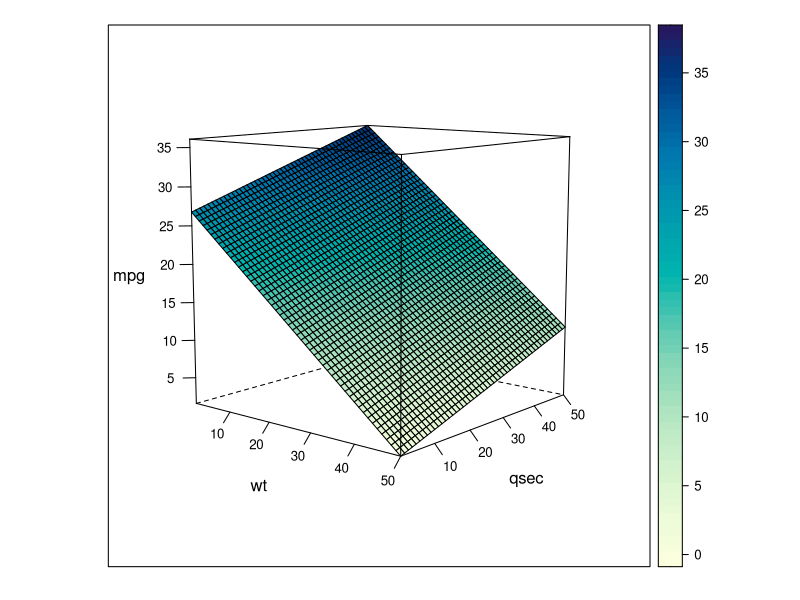
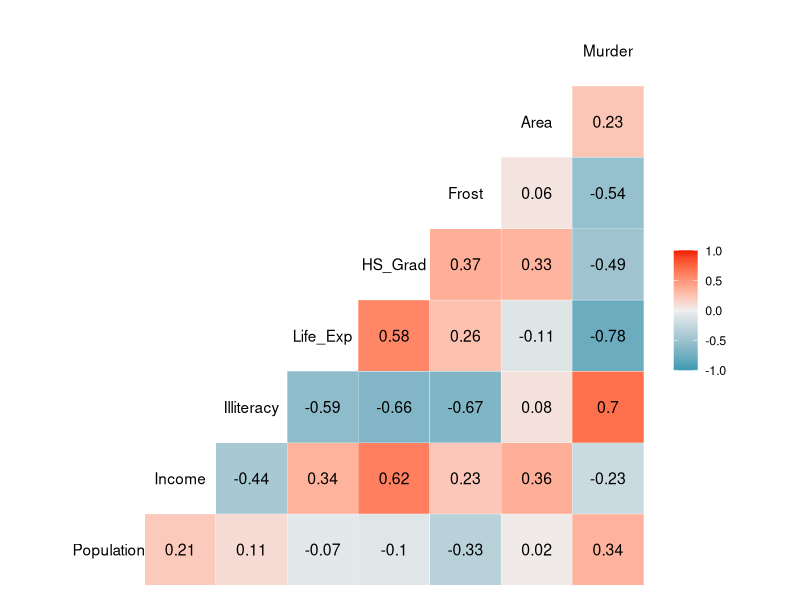
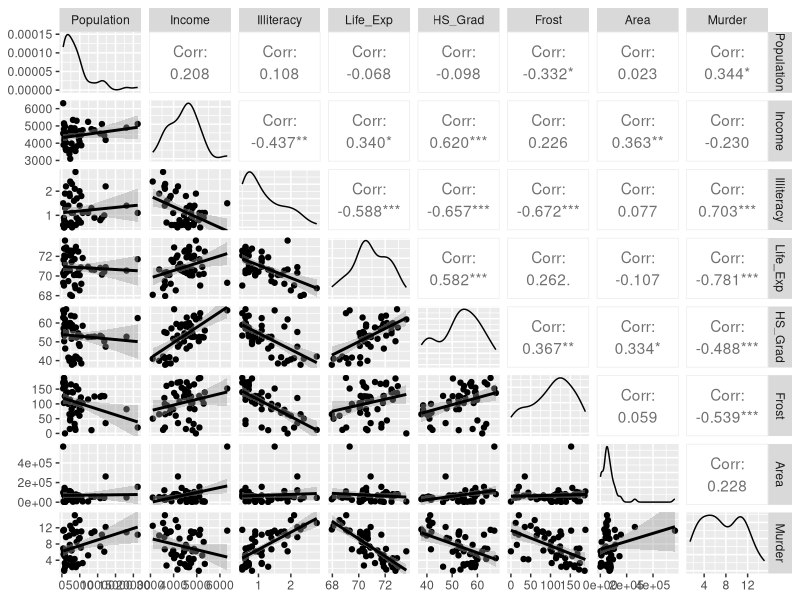
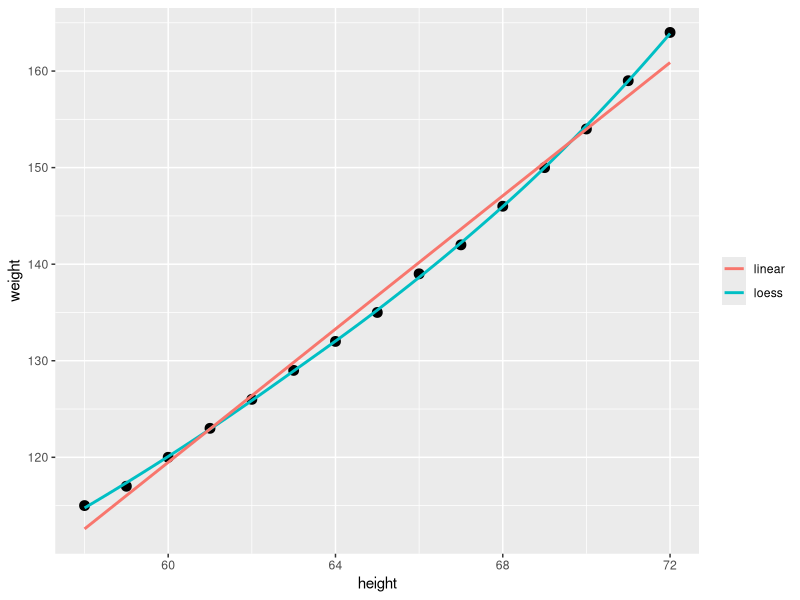
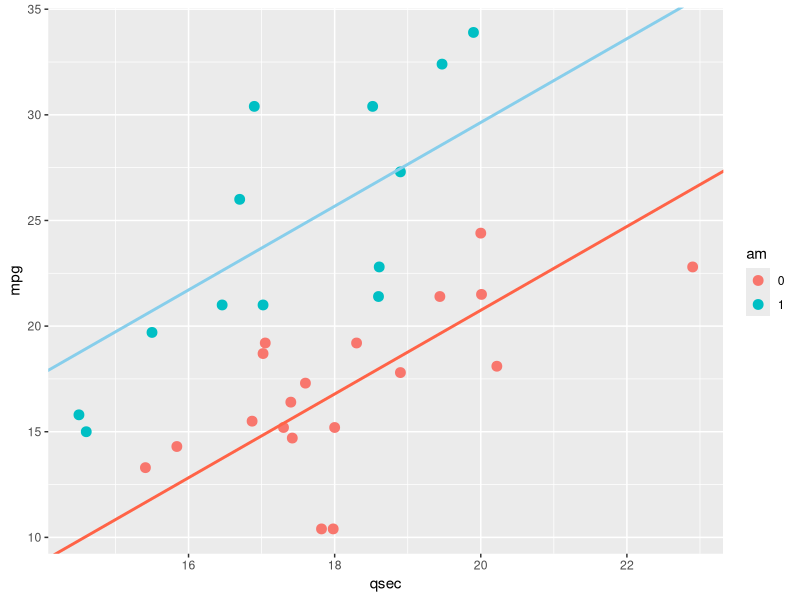
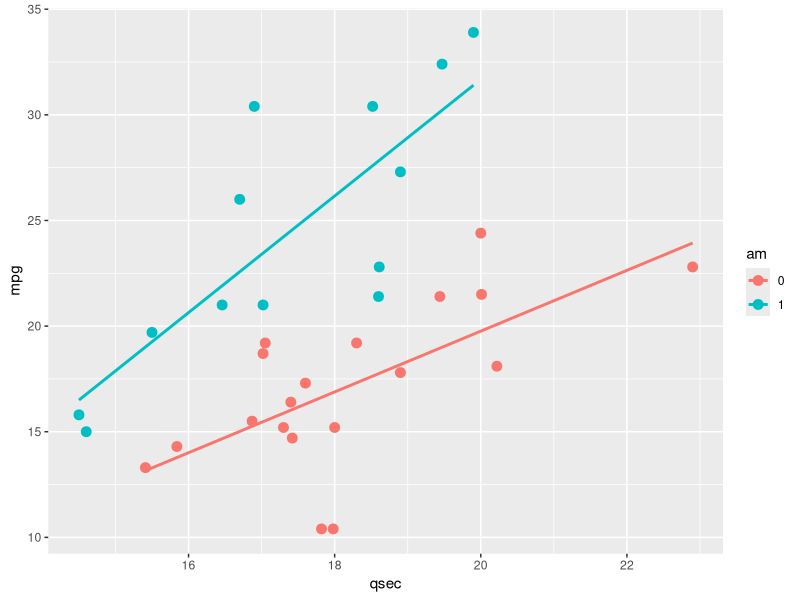
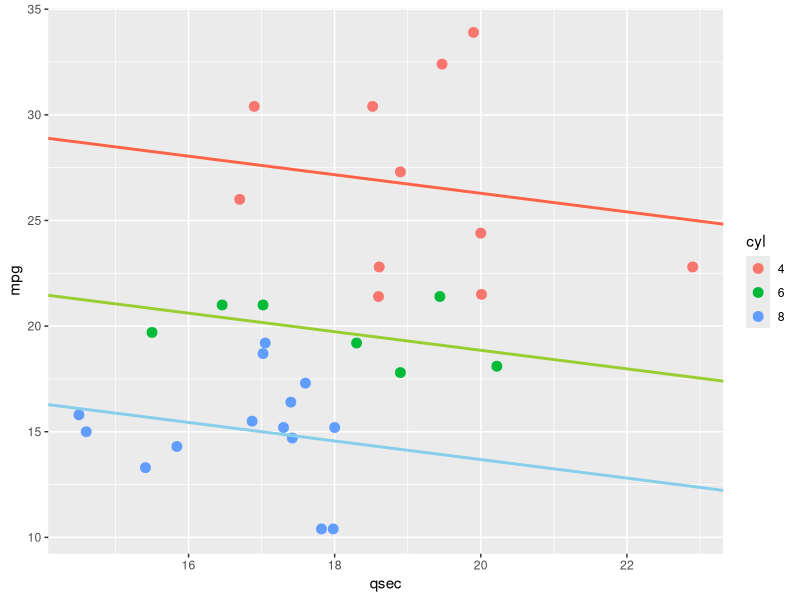
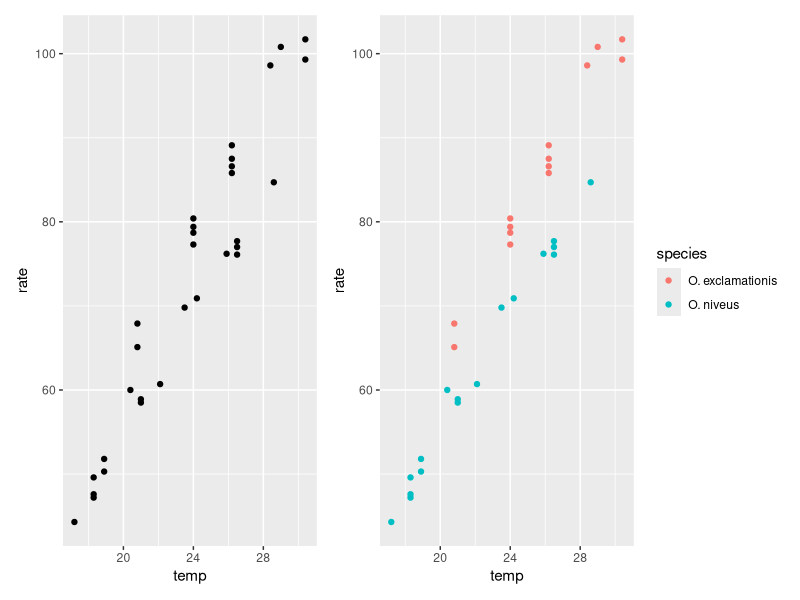

Recreate these plots in R, in order.
## ---- chunk 1
str(mtcars)
## ---- chunk 2
fit_m <- lm(mpg ~ wt + qsec, data = mtcars)
fit_m
## ---- chunk 3
library(tidyverse)

wt <- seq(1, 6, len = 50)
qsec <- seq(13, 23, len = 50)
fun12 <- function(x1, x2) 19.74 - 5.047*x1 + 0.929*x2
mpg <- outer(wt, qsec, fun12)


library(lattice)
wireframe(mpg, drape = TRUE, screen = list(z = -40, x = -80, y = 0),
          xlab = "wt", ylab = "qsec", zlab = "mpg",
          scales = list(arrows = FALSE))


#library(plotly)
#plot_ly() |> add_surface(y = ~wt, x = ~qsec, z = ~mpg) 

#library(rayshader)
# df1 <- expand_grid(wt, qsec)
# p <- df1 |> mutate(mpg = fun12(wt, qsec)) |> 
#   ggplot(aes(x = wt, y = qsec, fill = mpg)) +
#   geom_raster()  +
#   scale_fill_viridis_c()
# plot_gg(p)
## ---- chunk 4
state.x77[1:5,]
## ---- chunk 5
states <- as.data.frame(state.x77) |>  
  rename(Life_Exp = `Life Exp`, HS_Grad = `HS Grad`) |>  
  relocate(Murder, .after = last_col())
## ---- chunk 6
str(states)
## ---- chunk 7
cor(states)
## ---- chunk 8
library(GGally)
ggcorr(states, label = TRUE, label_round = 2)
## ---- chunk 9
ggpairs(states, lower = list(continuous = "smooth"))
## ---- chunk 10
fit_s <- lm(Murder ~ ., data = states)
## ---- chunk 11
fit_s
## ---- chunk 12
ggplot(women, aes(x = height, y = weight)) + 
   geom_point(size = 3) +
   geom_smooth(aes(color = "loess"), se = FALSE) +
   geom_smooth(aes(color = "linear"), method="lm", se = FALSE) +
   labs(color = NULL)
## ---- chunk 13
fit_w <- lm(weight ~ height + I(height^2), women)
## ---- chunk 14
fit_w
## ---- chunk 15
str(mtcars)
## ---- chunk 16
mtcars_3 <- mtcars |> 
  mutate(am = factor(am), cyl = factor(cyl))
## ---- chunk 17
mtcars_3 |> count(am)
## ---- chunk 18
mtcars_3 |> count(cyl)
## ---- chunk 19
fit_m1 <- lm(mpg ~ qsec + am, data = mtcars_3)
## ---- chunk 20
fit_m1
## ---- chunk 21
mtcars_3 |> 
  ggplot(aes(x = qsec, y = mpg, color = am)) +
  geom_point(size = 3) +
  geom_abline(slope = 1.982, intercept = -18.889, 
              color = "tomato", linewidth = 1) +
  geom_abline(slope = 1.982, intercept = -10, 
              color = "skyblue", linewidth = 1)
## ---- chunk 22
mtcars_3 |> 
  ggplot(aes(x = qsec, y = mpg, color = am)) +
  geom_point(size = 3) +
  geom_smooth(method = "lm", se = FALSE, linewidth = 1)
## ---- chunk 23
fit_m2 <- lm(mpg ~ qsec + cyl, data = mtcars_3)
## ---- chunk 24
fit_m2
## ---- chunk 25
mtcars_3 |> 
  ggplot(aes(x = qsec, y = mpg, color = cyl)) +
  geom_point(size = 3) +
  geom_abline(slope = -0.4394, intercept = 35.0724, 
              color = "tomato", linewidth = 1) +
  geom_abline(slope = -0.4394, intercept = 35.0724-7.4305, 
              color = "yellowgreen", linewidth = 1) +
  geom_abline(slope = -0.4394, intercept = 35.0724-12.6029, 
              color = "skyblue", linewidth = 1)
## ---- chunk 26
mtcars_4 <- mtcars |> 
  select(!c(gear, carb)) |> 
  mutate(across(c(cyl, vs, am), as.factor))
## ---- chunk 27
fit_m3 <- lm(mpg ~ ., mtcars_4)
## ---- chunk 28
summary(fit_m3)
## ---- chunk 29
anova(fit_m3)
## ---- chunk 30
fit_m4 <- update(fit_m3, . ~ . - cyl - vs - drat)
## ---- chunk 31
anova(fit_m4, fit_m3)
## ---- chunk 32
lm(mpg ~ drat, mtcars_4) |> 
  summary()
## ---- chunk 33
lm(mpg ~ drat + cyl, mtcars_4) |> 
  summary()
## ---- chunk 34
confint(fit_m4)
## ---- chunk 35
fit_m5 <- lm(mpg ~ qsec + am, mtcars_4)
## ---- chunk 36
fit_m6 <- lm(mpg ~ qsec * am, mtcars_4)
## ---- chunk 37
summary(fit_m6)
## ---- chunk 38
data(crickets, package = "modeldata")
str(crickets)
## ---- chunk 39
library(patchwork)
p1 <- ggplot(crickets, aes(x = temp, y = rate)) +
  geom_point()
p2 <- ggplot(crickets, aes(x = temp, y = rate, color = species)) +
  geom_point()
p1 + p2
## ---- chunk 40
ggplot(crickets, aes(x = temp, y = rate, color = species)) +
  geom_point() +
  geom_smooth(method = "lm", se = FALSE) +
  labs(x = "Temperature (C)", y = "Chirp Rate (per minute)")
## ---- chunk 41
fit.main <- lm(rate ~ temp + species, data = crickets)
fit.inter <- lm(rate ~ temp * species, data = crickets)
## ---- chunk 42
anova(fit.main, fit.inter)
## ---- chunk 43
summary(fit.inter)$coef
## ---- chunk 44
summary(fit.main)
## ---- chunk 45
mtcars_4 <- mtcars |> 
  select(!c(gear, carb)) |> 
  mutate(across(c(cyl, vs, am), as.factor))
## ---- chunk 46
library(leaps)
fits <- regsubsets(mpg ~ ., mtcars_4, nvmax = 9)
## ---- chunk 47
summary(fits)
## ---- chunk 48
plot(fits)
## ---- chunk 49
plot(fits, scale = "adjr2")
## ---- chunk 50
plot(fits, scale = "Cp")
## ---- chunk 51
fit_full <- lm(mpg ~ ., mtcars_4)
fit_null <- lm(mpg ~ 1, mtcars_4)
## ---- chunk 52
MASS::stepAIC(fit_null,
        scope = list(lower = fit_null, upper = fit_full),
        trace = FALSE)
## ---- chunk 53
MASS::stepAIC(fit_full, direction = "both", trace = FALSE) 
## ---- chunk 54
MASS::stepAIC(fit_null, 
          scope = list(lower = fit_null, upper = fit_full),
          k = log(nrow(mtcars_4)), 
          trace = FALSE)
## ---- chunk 55
MASS::stepAIC(fit_full, direction = "both", 
          k = log(nrow(mtcars_4)), trace = FALSE)
## ---- chunk 56
mtcars_4 <- mtcars |> 
  select(!c(gear, carb)) |> 
  mutate(across(c(cyl, vs, am), as.factor))
## ---- chunk 57
X <- model.matrix(mpg ~ ., mtcars_4)[,-1]
Y <- mtcars_4$mpg
## ---- chunk 58
library(glmnet)
fit_R <- glmnet(X, Y, alpha = 0)
## ---- chunk 59
plot(fit_R, xvar = "lambda")
## ---- chunk 60
fit_L <- glmnet(X, Y, alpha = 1)
plot(fit_L, xvar = "lambda")
## ---- chunk 61
cvfit_R <- cv.glmnet(X, Y, alpha = 0)
cvfit_R
## ---- chunk 62
plot(cvfit_R)
## ---- chunk 63
cvfit_L <- cv.glmnet(X, Y, alpha = 1)
cvfit_L
## ---- chunk 64
plot(cvfit_L)
## ---- chunk 65
coef(cvfit_R)
## ---- chunk 66
coef(cvfit_L)
